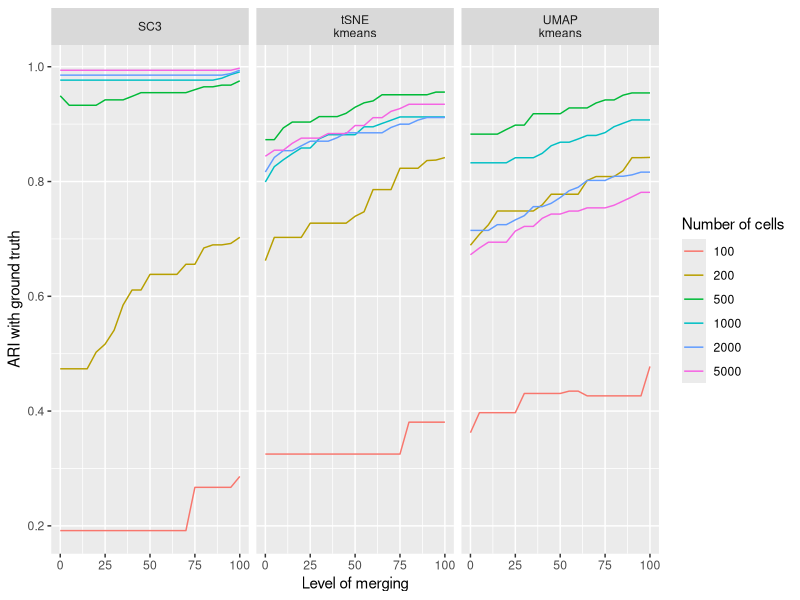
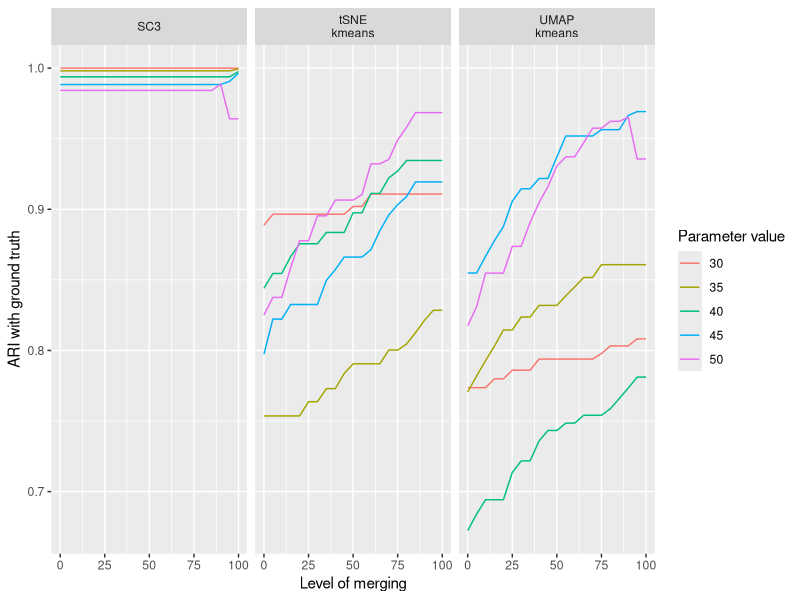
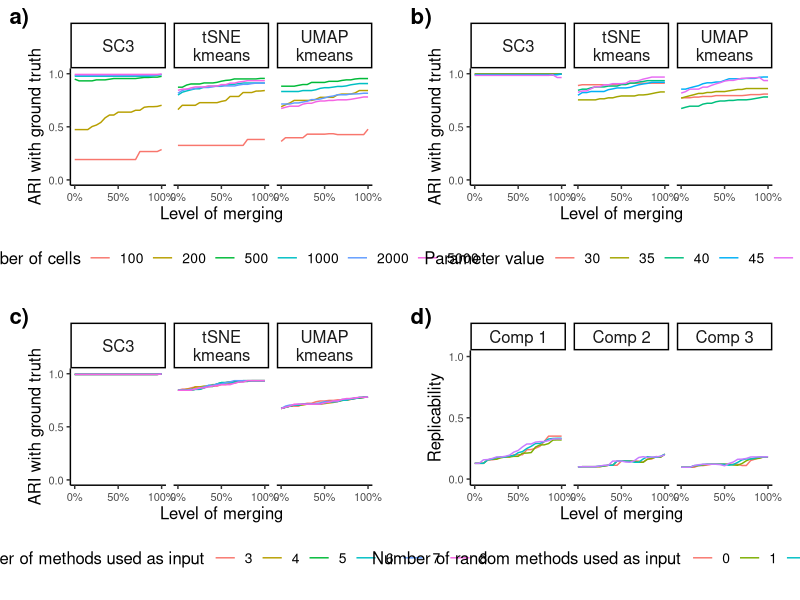
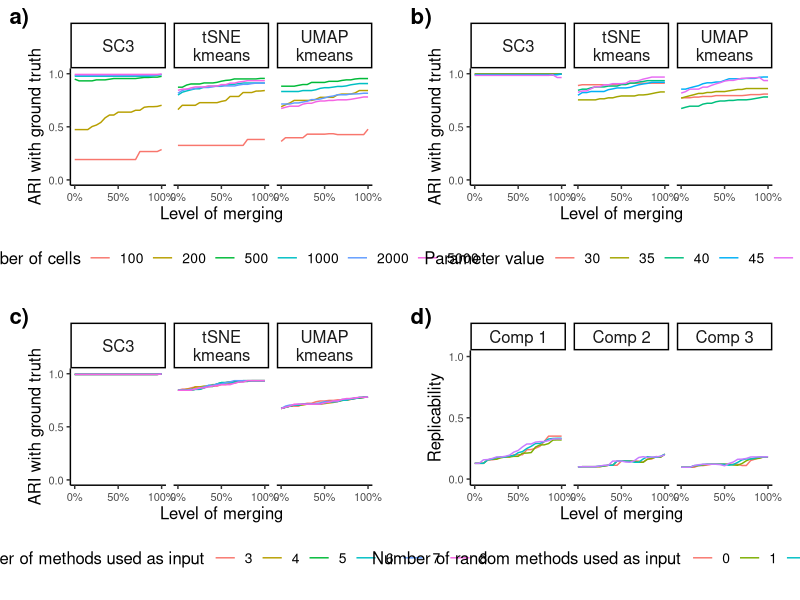

Reproduce these figures in R, in order.
## ---- chunk 1
library(knitr)
opts_chunk$set(
  fig.pos = "!h", out.extra = "", warning = F, message = F,
  fig.align = "center", echo = F
)
libs <- c("here", "dplyr", "ggplot2", "tidyr", "stringr", "readr", "cowplot",
          "mclust", "RColorBrewer", "purrr", "Dune", "pracma", "purrr",
          "DailyHRB", "patchwork")
suppressMessages(
  suppressWarnings(sapply(libs, require, character.only = TRUE))
)
rm(libs)
## ---- chunk 2
df <- read.csv(here("Simulations", "Data", "Sizes.csv")) %>%
  select(-X, -Name) %>% 
  mutate(nCells = factor(nCells, levels = c(100, 200, 500, 1000, 2000, 5000))) %>%
  mutate(clustering = case_when(clustering == "sc3" ~ "SC3",
                                clustering == "tSNE_KMEANS" ~ "tSNE\nkmeans",
                                clustering == "UMAP_KMEANS" ~ "UMAP\nkmeans"))
p1 <- ggplot(df, aes(y = Value, x = level, col = nCells)) +
    geom_line() +
  facet_wrap(~clustering) +
  labs(col = "Number of cells", y ="ARI with ground truth", x = "Level of merging")
p1
df %>%
  filter(level == 100) %>%
  group_by(clustering) %>%
  arrange(nCells) %>%
  mutate(ratio = Value / dplyr::last(Value, order_by = nCells)) %>%
  select(nCells, ratio) %>%
  group_by(nCells) %>%
  summarise(mean_ratio = mean(ratio),
            min_ratio = min(ratio))
## ---- chunk 3
df <- read.csv(here("Simulations", "Data", "Param.csv")) %>%
  select(-X, -Name) %>% 
  mutate(param = factor(param, levels = as.character(seq(30, 50, 5)))) %>%
  mutate(clustering = case_when(clustering == "sc3" ~ "SC3",
                                clustering == "tSNE_KMEANS" ~ "tSNE\nkmeans",
                                clustering == "UMAP_KMEANS" ~ "UMAP\nkmeans"))
p2 <- ggplot(df, aes(y = Value, x = level, col = param)) +
    geom_line() +
  facet_wrap(~clustering) +
  labs(col = "Parameter value", y ="ARI with ground truth", x = "Level of merging")
p2
## ---- chunk 4
df <- read.csv(here("Simulations", "Data", "Ns.csv")) %>%
  select(-X, -Name) %>% 
  filter(clustering %in% c("sc3_40", "X40", "X40.1")) %>%
  mutate(clustering = case_when(clustering == "X40" ~ "UMAP_KMEANS_40",
                                clustering == "X40.1" ~ "tSNE_KMEANS_40",
                                TRUE ~ clustering),
         clustering = str_remove(clustering, "_40")) %>%
  mutate(ns = factor(ns)) %>%
  mutate(clustering = case_when(clustering == "sc3" ~ "SC3",
                                clustering == "tSNE_KMEANS" ~ "tSNE\nkmeans",
                                clustering == "UMAP_KMEANS" ~ "UMAP\nkmeans"))
p3 <- ggplot(df, aes(y = Value, x = level, col = ns)) +
    geom_line() +
  facet_wrap(~clustering) +
  labs(col = "Number of methods used as input", y ="ARI with ground truth",
       x = "Level of merging")
## ---- chunk 5
df <- read.table(here("Figure-Stability", "data", "garbage.txt")) %>%
  arrange(level) %>%
  mutate(nb_garb = factor(nb_garb)) %>%
  group_by(nb_garb, level, Comp) %>%
  summarise(fraction_replicable_cells = mean(fraction_replicable_cells)) %>%
  mutate(Comp = paste0("Comp ", Comp))
p4 <- ggplot(df, aes(x = level, y = fraction_replicable_cells, col = nb_garb)) +
  facet_wrap( ~ Comp) +
  geom_path() +
  labs(col = "Number of random methods used as input",
       y = "Replicability",
       x = "Level of merging")
## ---- chunk 6
plots <- list(p1, p2, p3, p4)
plots <- lapply(plots, function(p) {
  p <- p + 
      theme_classic() +
  theme(plot.background = element_rect(fill = "transparent",
                                       colour = "transparent"),
        legend.background = element_rect(fill = "transparent"),
        strip.background = element_rect(fill = "transparent"),
        panel.background = element_rect(fill = "transparent"),
        legend.position = "bottom",
        strip.text = element_text(size = 12),
        axis.title = element_text(size = 12),
        axis.text = element_text(size = 8),
        legend.text = element_text(size = 10),
        legend.title = element_text(size = 12)) +
  scale_y_continuous(limits = c(0, 1), breaks = c(0, .5, 1)) +
  scale_x_continuous(breaks = c(0, 50, 100), labels = c("0%", "50%", "100%")) +
  guides(col = guide_legend(nrow = 1))
  return(p)
})
p <- plot_grid(plotlist = plots, nrow = 2, scale = .9,
               labels = c("a)", "b)", "c)", "d)"), label_size = 16)
p
ggsave(filename = here("Simulations", "Figures", "Robustness.png"),
       bg = "transparent", plot = p, width = 11, height = 10)
